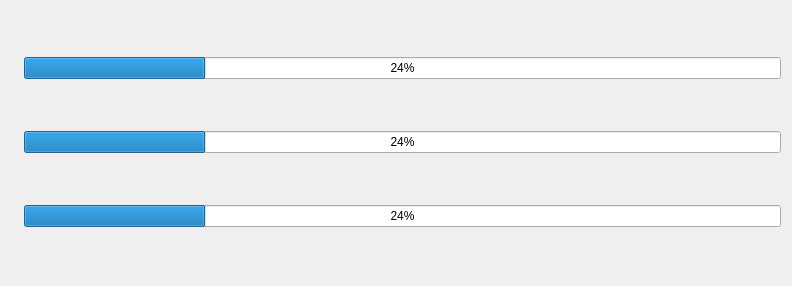
<?xml version="1.0" encoding="UTF-8"?>
<ui version="4.0">
 <class>Progress</class>
 <widget class="QWidget" name="Progress">
  <property name="windowModality">
   <enum>Qt::WindowModal</enum>
  </property>
  <property name="geometry">
   <rect>
    <x>0</x>
    <y>0</y>
    <width>792</width>
    <height>286</height>
   </rect>
  </property>
  <property name="windowTitle">
   <string>Progress</string>
  </property>
  <layout class="QGridLayout" name="gridLayout">
   <item row="1" column="0">
    <widget class="QLabel" name="step_name">
     <property name="text">
      <string/>
     </property>
    </widget>
   </item>
   <item row="1" column="1">
    <widget class="QProgressBar" name="global_progress">
     <property name="value">
      <number>24</number>
     </property>
    </widget>
   </item>
   <item row="2" column="0">
    <widget class="QLabel" name="step_detail">
     <property name="text">
      <string/>
     </property>
    </widget>
   </item>
   <item row="2" column="1">
    <widget class="QProgressBar" name="step_progress">
     <property name="value">
      <number>24</number>
     </property>
    </widget>
   </item>
   <item row="0" column="1">
    <widget class="QProgressBar" name="channel_progress">
     <property name="value">
      <number>24</number>
     </property>
    </widget>
   </item>
   <item row="0" column="0">
    <widget class="QLabel" name="channel_name">
     <property name="text">
      <string/>
     </property>
    </widget>
   </item>
  </layout>
 </widget>
 <resources/>
 <connections/>
</ui>
